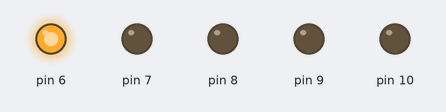
Bench run of a sketch on a simulated Arduino Uno, built with avr-gcc and run on an emulated ATmega328P. Shown: output pins drawn as LEDs (lit = HIGH).

Above: at 0.05 s.
At 0.75 s:
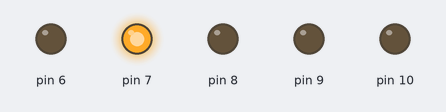
At 1.45 s:
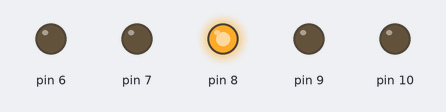
At 2.15 s:
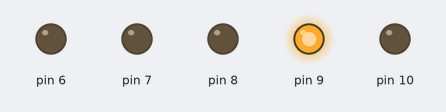
At 2.85 s:
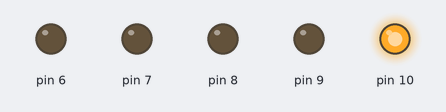
Timing chart, 0 to 3.1 s (numbered marks = the images above):
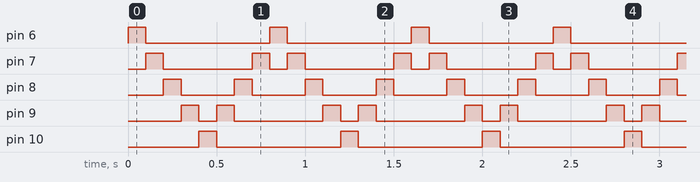

Measured:
- by itself, pin 6, pin 10: alternates HIGH for 0.10 s and LOW for 0.70 s
- by itself, pin 7: repeats every 0.80 s: LOW 0.50 s, HIGH 0.10 s, LOW 0.10 s, HIGH 0.10 s
- by itself, pin 8: alternates HIGH for 0.10 s and LOW for 0.30 s
- by itself, pin 9: repeats every 0.80 s: LOW 0.10 s, HIGH 0.10 s, LOW 0.50 s, HIGH 0.10 s

The sketch:

sketch_project04.ino
```cpp
/*
Arduino Training Series by UniKidz
Robotic Programming Your Engineer
This code can be downloaded from https://github.com/efadzli/arduino_beginners
*/

int led = 0;
int timer = 100;

void setup() {
  for(led=6;led<=10;led++){
    pinMode(led, OUTPUT);
  }
}

void loop() {
  for(led=6;led<=10;led++){
    digitalWrite(led, HIGH);
    delay(timer);
    digitalWrite(led, LOW);
  }

  for(led=9;led>=7;led--){
    digitalWrite(led, HIGH);
    delay(timer);
    digitalWrite(led, LOW);
  }
}
```
